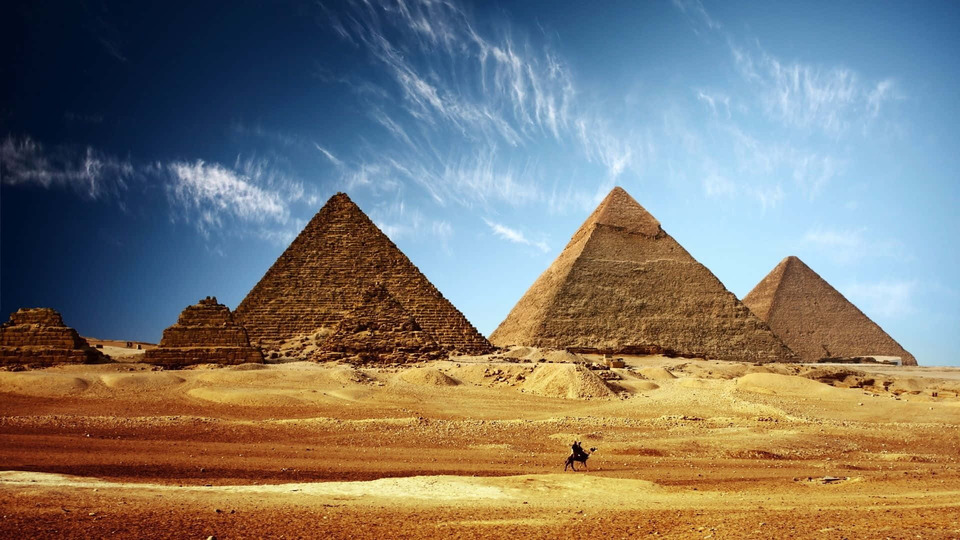
#> input picture Fotos/piramides.jpg, 960 x 540 px, found by its file name
$ python 'deteccao de borda com o Operador Sobel.py'   (older library calls are emulated)
#> lines starting #> are read from the running program, lines starting #| are printed output that depends on the picture
# deteccao de borda com o Operador Sobel
# operadores como Roberts, Prewitt funcional de forma muito similar, com a mesma lógica (mudando apenas o np.array)
# gera bordas grossas

"""
ele pega a matriz np.array e multiplica ponto por ponto da imagem para que gere as bordas, exemplo:
imagem
0 0 0 100 100 100
0 0 0 100 100 100
0 0 0 100 100 100

ele vai pegar de 3x3 por vez, e somar tudo, assim vai ver se tem borda caso de uma diferenca muito grante
ex:                     resultado:          soma:
0x1 100x0 100x-1        0 0 -100            -500
0x2 100x0 100x-2        0 0 -200
0x1 100x0 100x-1        0 0 -100

assim ele percebe a borda
"""

import cv2
import numpy as np

sobel_horizontal = np.array([[1, 0, -1],
                             [2, 0, -2],
                             [1, 0, -1]])

sobel_vertical = np.array([[1, 2, 1],
                           [0, 0, 0],
                           [-1, -2, -1]])

img = cv2.imread(r"projetos_treinamento\Fotos\piramides.jpg")
#> img is the input picture: shape (540, 960, 3); mean B, G, R 112.7, 121.1, 125.7
img_cinza =  cv2.cvtColor(img, cv2.COLOR_BGR2GRAY)
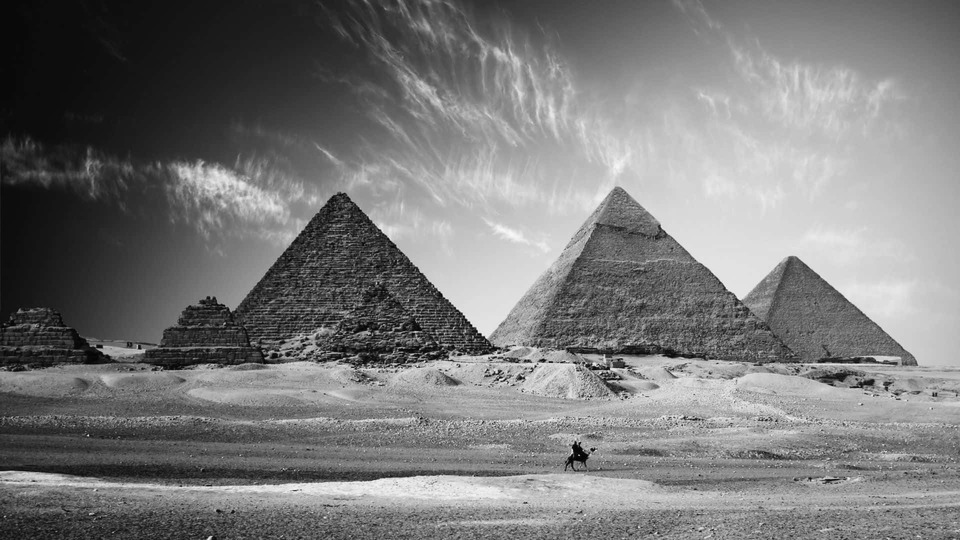
#> img_cinza: shape (540, 960); min 1, max 248, mean 121.5


borda_vertical = cv2.filter2D(img_cinza, cv2.CV_32F, sobel_vertical)
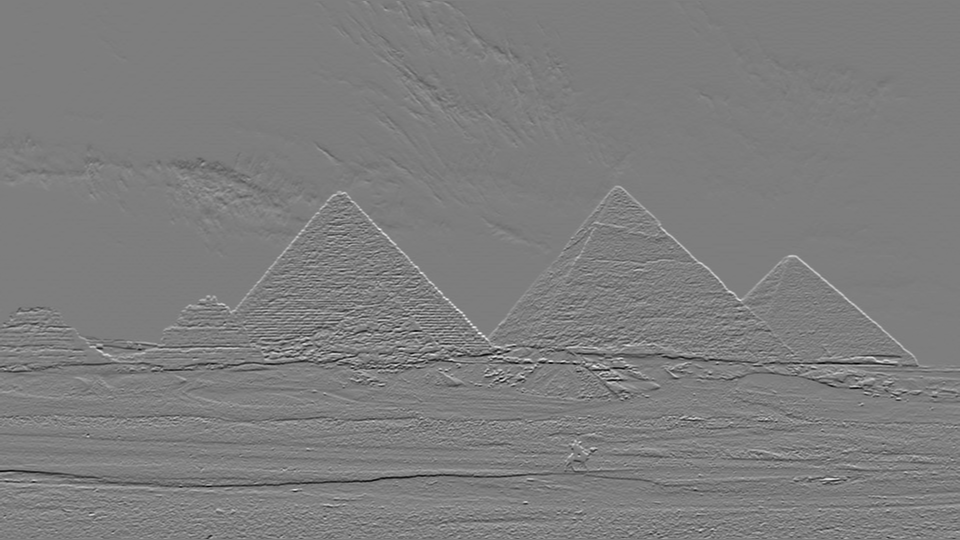
#> borda_vertical: shape (540, 960) float32; min -842, max 860, mean -0.5; drawn with min black and max white
borda_horizontal = cv2.filter2D(img_cinza, cv2.CV_32F, sobel_horizontal)
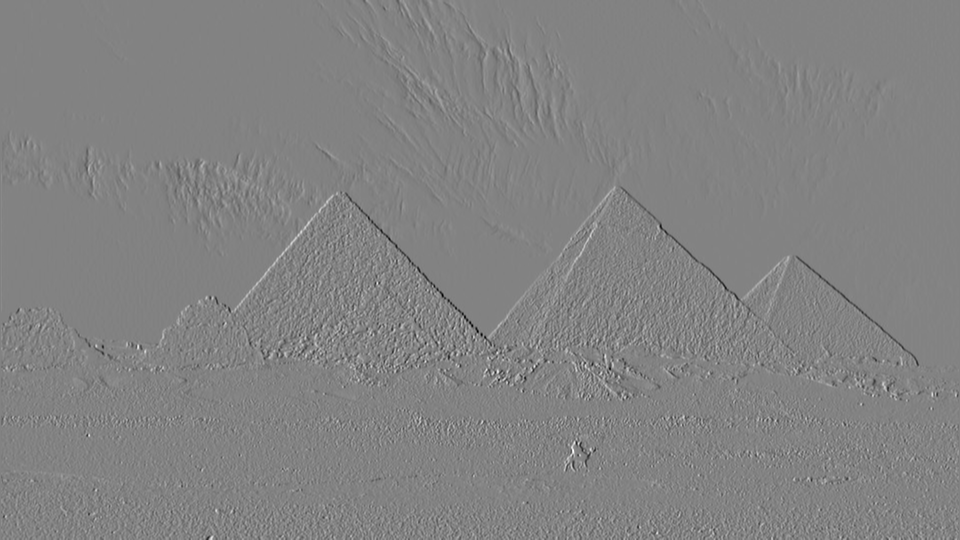
#> borda_horizontal: shape (540, 960) float32; min -833, max 790, mean -1; drawn with min black and max white

borda_final = cv2.sqrt(cv2.pow(borda_vertical,2) + cv2.pow(borda_horizontal, 2))
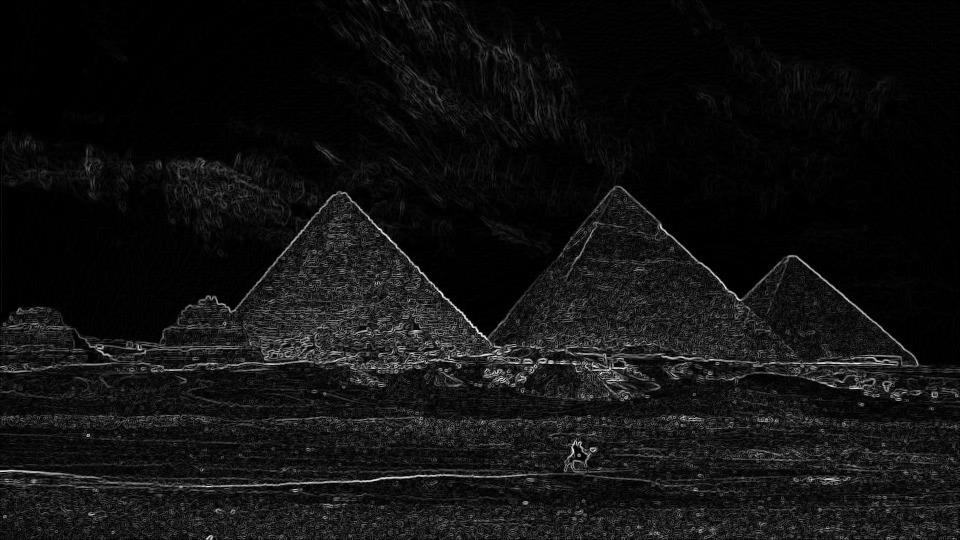
#> borda_final: shape (540, 960) float32; min 0, max 860, mean 59.4; drawn with min black and max white


# converter para uint8 usando convertScaleAbs
# isso tira o valor absoluto e ajusta para a escala 0-255
cv2.imshow("img cinza", img_cinza)
cv2.imshow("vertical", cv2.convertScaleAbs(borda_vertical))
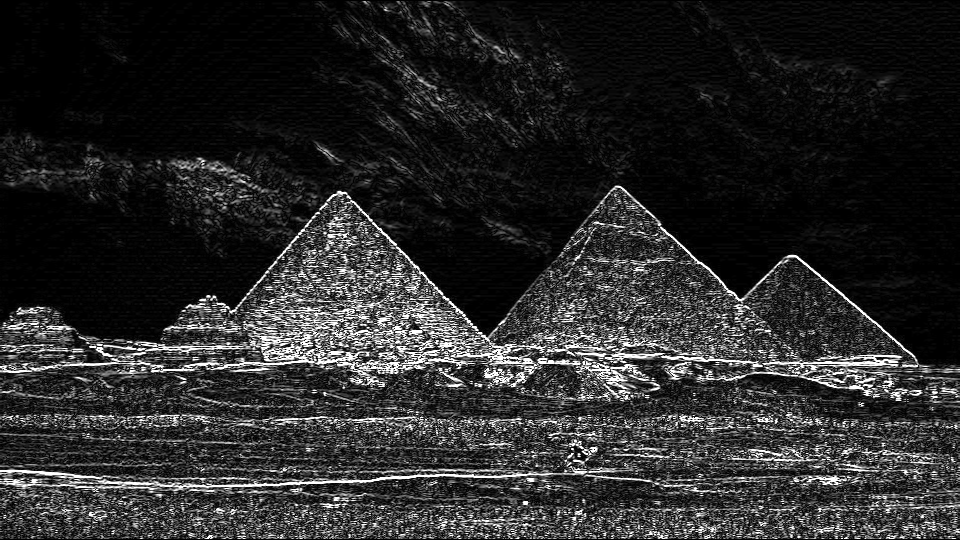
#> window 'vertical': shape (540, 960); min 0, max 255, mean 41.4
cv2.imshow("horizontal", cv2.convertScaleAbs(borda_horizontal))
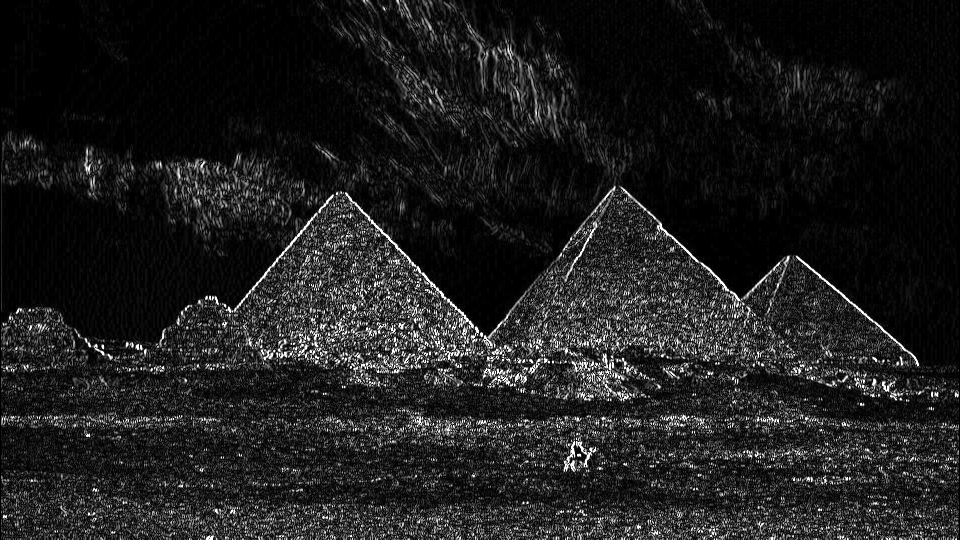
#> window 'horizontal': shape (540, 960); min 0, max 255, mean 30
cv2.imshow("final", cv2.convertScaleAbs(borda_final))
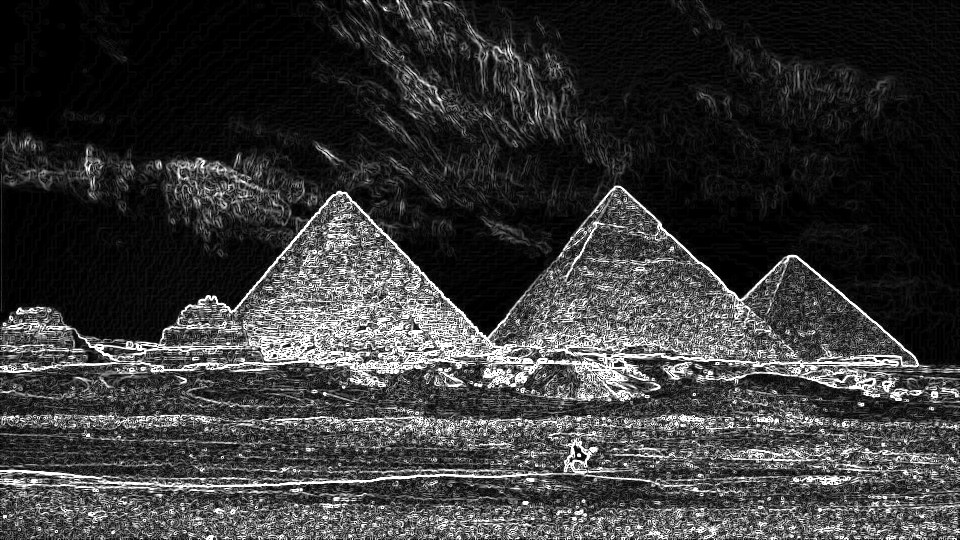
#> window 'final': shape (540, 960); min 0, max 255, mean 55.8

cv2.waitKey(0)
cv2.destroyAllWindows()

$ run again, with Fotos/Love.jpg copied over Fotos/piramides.jpg
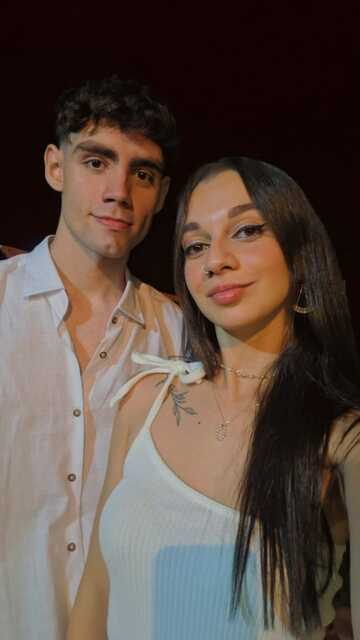
#> input picture Fotos/Love.jpg, 360 x 640 px, found by its file name
#> img is the input picture: shape (640, 360, 3); mean B, G, R 67, 75, 90.1
#> `borda_horizontal = cv2.filter2D(img_cinza, cv2.CV_32F, sobel_horizontal)`:
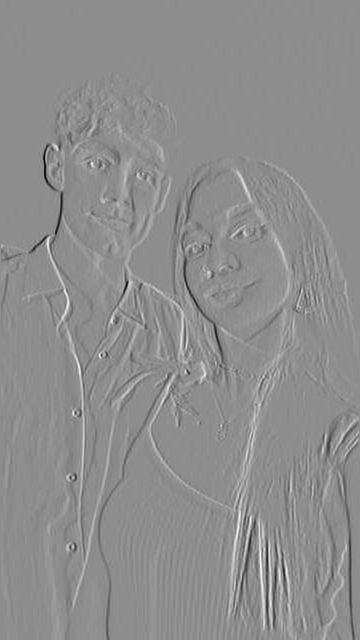
#> borda_horizontal: shape (640, 360) float32; min -529, max 422, mean 1.1; drawn with min black and max white
#> `cv2.imshow("final", cv2.convertScaleAbs(borda_final))`:
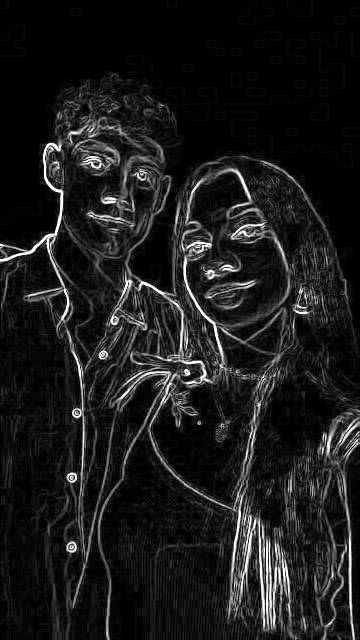
#> window 'final': shape (640, 360); min 0, max 255, mean 27.4
